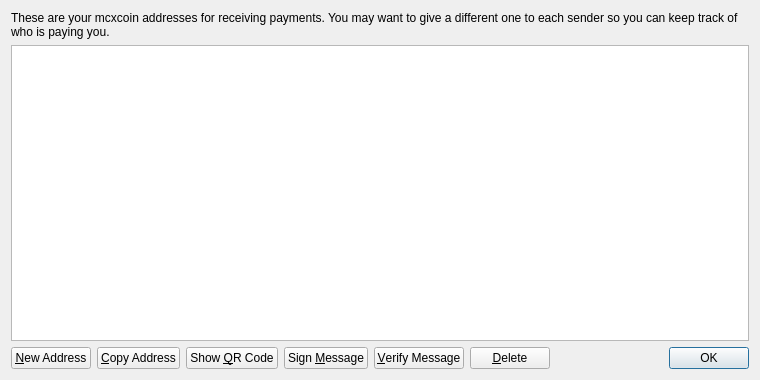
<?xml version="1.0" encoding="UTF-8"?>
<ui version="4.0">
 <class>AddressBookPage</class>
 <widget class="QWidget" name="AddressBookPage">
  <property name="geometry">
   <rect>
    <x>0</x>
    <y>0</y>
    <width>760</width>
    <height>380</height>
   </rect>
  </property>
  <property name="windowTitle">
   <string>Address Book</string>
  </property>
  <property name="styleSheet">
   <string notr="true">background-image: url(:/images/gr);</string>
  </property>
  <layout class="QVBoxLayout" name="verticalLayout">
   <item>
    <widget class="QLabel" name="labelExplanation">
     <property name="text">
      <string>These are your mcxcoin addresses for receiving payments. You may want to give a different one to each sender so you can keep track of who is paying you.</string>
     </property>
     <property name="textFormat">
      <enum>Qt::PlainText</enum>
     </property>
     <property name="wordWrap">
      <bool>true</bool>
     </property>
    </widget>
   </item>
   <item>
    <widget class="QTableView" name="tableView">
     <property name="contextMenuPolicy">
      <enum>Qt::CustomContextMenu</enum>
     </property>
     <property name="toolTip">
      <string>Double-click to edit address or label</string>
     </property>
     <property name="tabKeyNavigation">
      <bool>false</bool>
     </property>
     <property name="alternatingRowColors">
      <bool>true</bool>
     </property>
     <property name="selectionMode">
      <enum>QAbstractItemView::SingleSelection</enum>
     </property>
     <property name="selectionBehavior">
      <enum>QAbstractItemView::SelectRows</enum>
     </property>
     <property name="sortingEnabled">
      <bool>true</bool>
     </property>
     <attribute name="verticalHeaderVisible">
      <bool>false</bool>
     </attribute>
    </widget>
   </item>
   <item>
    <layout class="QHBoxLayout" name="horizontalLayout">
     <item>
      <widget class="QPushButton" name="newAddressButton">
       <property name="toolTip">
        <string>Create a new address</string>
       </property>
       <property name="text">
        <string>&amp;New Address</string>
       </property>
       <property name="icon">
        <iconset resource="../bitcoin.qrc">
         <normaloff>:/icons/add</normaloff>:/icons/add</iconset>
       </property>
      </widget>
     </item>
     <item>
      <widget class="QPushButton" name="copyToClipboard">
       <property name="toolTip">
        <string>Copy the currently selected address to the system clipboard</string>
       </property>
       <property name="text">
        <string>&amp;Copy Address</string>
       </property>
       <property name="icon">
        <iconset resource="../bitcoin.qrc">
         <normaloff>:/icons/editcopy</normaloff>:/icons/editcopy</iconset>
       </property>
      </widget>
     </item>
     <item>
      <widget class="QPushButton" name="showQRCode">
       <property name="text">
        <string>Show &amp;QR Code</string>
       </property>
       <property name="icon">
        <iconset resource="../bitcoin.qrc">
         <normaloff>:/icons/qrcode</normaloff>:/icons/qrcode</iconset>
       </property>
      </widget>
     </item>
     <item>
      <widget class="QPushButton" name="signMessage">
       <property name="toolTip">
        <string>Sign a message to prove you own a mcxcoin address</string>
       </property>
       <property name="text">
        <string>Sign &amp;Message</string>
       </property>
       <property name="icon">
        <iconset resource="../bitcoin.qrc">
         <normaloff>:/icons/edit</normaloff>:/icons/edit</iconset>
       </property>
      </widget>
     </item>
     <item>
      <widget class="QPushButton" name="verifyMessage">
       <property name="toolTip">
        <string>Verify a message to ensure it was signed with a specified mcxcoin address</string>
       </property>
       <property name="text">
        <string>&amp;Verify Message</string>
       </property>
       <property name="icon">
        <iconset resource="../bitcoin.qrc">
         <normaloff>:/icons/transaction_0</normaloff>:/icons/transaction_0</iconset>
       </property>
      </widget>
     </item>
     <item>
      <widget class="QPushButton" name="deleteButton">
       <property name="toolTip">
        <string>Delete the currently selected address from the list</string>
       </property>
       <property name="text">
        <string>&amp;Delete</string>
       </property>
       <property name="icon">
        <iconset resource="../bitcoin.qrc">
         <normaloff>:/icons/remove</normaloff>:/icons/remove</iconset>
       </property>
      </widget>
     </item>
     <item>
      <spacer name="horizontalSpacer">
       <property name="orientation">
        <enum>Qt::Horizontal</enum>
       </property>
       <property name="sizeHint" stdset="0">
        <size>
         <width>40</width>
         <height>20</height>
        </size>
       </property>
      </spacer>
     </item>
     <item>
      <widget class="QDialogButtonBox" name="buttonBox">
       <property name="sizePolicy">
        <sizepolicy hsizetype="Maximum" vsizetype="Fixed">
         <horstretch>0</horstretch>
         <verstretch>0</verstretch>
        </sizepolicy>
       </property>
       <property name="standardButtons">
        <set>QDialogButtonBox::Ok</set>
       </property>
      </widget>
     </item>
    </layout>
   </item>
  </layout>
 </widget>
 <resources>
  <include location="../bitcoin.qrc"/>
 </resources>
 <connections/>
</ui>
